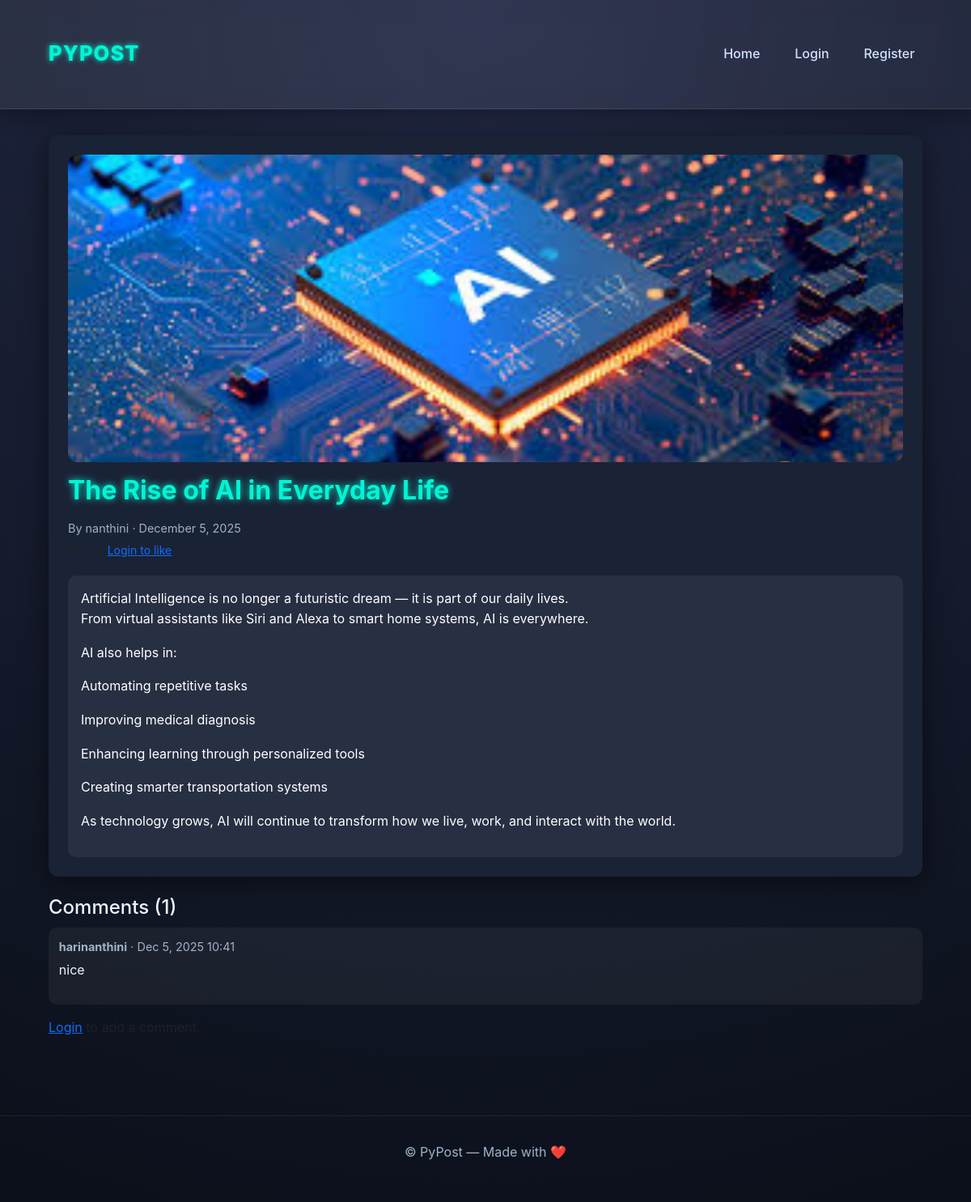
Page /posts/the-rise-of-ai-in-everyday-life/ on the committed database.
### blog/models.py (models this page shows, shortened)
class Post(models.Model):
    author = models.ForeignKey(User, on_delete=models.CASCADE)
    title = models.CharField(max_length=200)
    slug = models.SlugField(unique=True, blank=True)
    body = models.TextField()
    image = models.ImageField(upload_to='uploads/', blank=True, null=True)
    created_at = models.DateTimeField(auto_now_add=True)
    updated_at = models.DateTimeField(auto_now=True)
    published = models.BooleanField(default=True)
    likes = models.ManyToManyField(User, related_name="liked_posts", blank=True)
    def total_likes(self):
        return self.likes.count()

class Comment(models.Model):
    post = models.ForeignKey(Post, on_delete=models.CASCADE, related_name="comments")
    user = models.ForeignKey(settings.AUTH_USER_MODEL, on_delete=models.CASCADE)
    text = models.TextField(max_length=1000)
    created_at = models.DateTimeField(auto_now_add=True)
    edited = models.BooleanField(default=False)
    class Meta:
        ordering = ["-created_at"]

### blog/views.py (the view, shortened to what this page needs)
# urls.py: path("posts/<slug:slug>/", views.post_detail, name="post_detail"),
def post_detail(request, slug):
    post = get_object_or_404(Post, slug=slug, published=True)
    comment_form = CommentForm()
    return render(
        request,
        "blog/post_detail.html",
        {"post": post, "comment_form": comment_form},
    )

### templates/blog/post_detail.html (shortened to what this page needs)
{% extends "base.html" %}
{% block content %}
<div class="post">
  {% if post.image %}
    <img src="{{ post.image.url }}" alt="{{ post.title }}"
         style="width:100%;max-height:380px;object-fit:cover;border-radius:12px;">
  {% endif %}
  <h1 class="mt-3 page-title">{{ post.title }}</h1>
  <p class="meta">
    By {{ post.author.username }} · {{ post.created_at|date:"F j, Y" }}
  </p>
  <div class="d-flex align-items-center mb-3 gap-2">
    {% if user.is_authenticated %}
      <form method="post"
            action="{% url 'blog:post_like' post.slug %}"
            class="inline-like d-inline">
        {% csrf_token %}
        <button class="btn like-btn">
          ❤ <span class="like-count">{{ post.total_likes }}</span>
        </button>
      </form>
    {% else %}
      <span class="text-muted small">
        ❤ <span>{{ post.total_likes }}</span> — <a href="{% url 'login' %}">Login to like</a>
      </span>
    {% endif %}
  </div>
  <div class="post-body">
    {{ post.body|linebreaks }}
  </div>
</div>
<section class="comments mt-4">
  <h4>Comments ({{ post.comments.count }})</h4>
  {% for c in post.comments.all %}
    <div class="comment">
      <div class="small meta">
        <strong>{{ c.user.username }}</strong> · {{ c.created_at|date:"M j, Y H:i" }}
      </div>
      <p class="mb-0">{{ c.text|linebreaks }}</p>
    </div>
  {% empty %}
    <p class="text-muted">No comments yet.</p>
  {% endfor %}
  {% if user.is_authenticated %}
    <form method="post" class="mt-3">
      {% csrf_token %}
      {{ comment_form.as_p }}
      <button class="btn">Add comment</button>
    </form>
  {% else %}
    <p class="text-muted mt-3">
      <a href="{% url 'login' %}">Login</a> to add a comment.
    </p>
  {% endif %}
</section>
{% endblock %}

### templates/base.html (shortened to what this page needs)
{% load static %}
<!doctype html>
<html lang="en">
<head>
  <link href="https://cdn.jsdelivr.net/npm/bootstrap@5.3.2/dist/css/bootstrap.min.css" rel="stylesheet">
  <link rel="stylesheet" href="https://cdnjs.cloudflare.com/ajax/libs/font-awesome/6.6.0/css/all.min.css">
  <link rel="stylesheet" href="{% static 'css/style.css' %}">
</head>
<body>
<header class="site-header">
  <div class="container header-inner">
    <a class="brand" href="{% url 'blog:post_list' %}">
      PYPOST
    </a>
    <nav>
      <a href="{% url 'blog:post_list' %}">Home</a>
      {% if user.is_authenticated %}
        <a href="{% url 'blog:post_create' %}">Create</a>
      <div class="dropdown d-inline">
  <a class="dropdown-toggle" style="cursor:pointer;" data-bs-toggle="dropdown">
    <i class="fa-solid fa-user"></i> {{ user.username }}
  </a>
  <ul class="dropdown-menu dropdown-menu-end">
    <li><a class="dropdown-item" href="{% url 'blog:profile' %}">Profile</a></li>
    <li><a class="dropdown-item" href="{% url 'blog:settings' %}">Settings</a></li>
    <form method="post" action="{% url 'logout' %}">
    {% csrf_token %}
    <button class="dropdown-item" type="submit">Logout</button>
</form>
  </ul>
</div>
      {% else %}
        <a href="{% url 'login' %}">Login</a>
        <a href="{% url 'blog:register' %}">Register</a>
      {% endif %}
    </nav>
  </div>
</header>
<main class="container">
  {% block content %}{% endblock %}
</main>
<footer class="site-footer">
  <p>© {{ now|date:"Y" }} PyPost — Made with ❤️</p>
</footer>
</body>
</html>

### static/css/style.css (style rules this page uses)
:root { --bg:#0b0f19; --bg-secondary:#1a2236; --card:#162032; --accent:#8b5cf6; --accent-2:#ff5f86; --highlight:#00f5d4; --muted:#9fb3c8; --glass: rgba(255,255,255,0.05); --padding:1rem; }
* { box-sizing:border-box; font-family:Inter, system-ui, -apple-system, 'Segoe UI', Roboto, Arial; transition:all .25s ease; }
body { margin:0; background: radial-gradient(circle at top, #232a47, var(--bg)), linear-gradient(180deg,#162032,#0e1525); color:#eaf3ff; min-height:100vh; line-height:1.6; }
.site-header { backdrop-filter:blur(12px); background:linear-gradient(90deg, rgba(255,255,255,0.08), rgba(255,255,255,0.05)); border-bottom:1px solid rgba(255,255,255,0.1); padding:.9rem 0; position:sticky; top:0; z-index:100; box-shadow:0 4px 25px rgba(0,0,0,0.4); }
.header-inner { display:flex; align-items:center; justify-content:space-between; }
.brand { font-weight:800; color:var(--highlight); font-size:1.6rem; text-decoration:none; letter-spacing:1px; text-shadow:0 0 6px var(--highlight); }
nav a { color:#d2e3ff; margin-left:1.2rem; text-decoration:none; font-weight:500; padding:.4rem .6rem; border-radius:6px; }
.page-title { font-size:2rem; font-weight:700; margin-bottom:1rem; color:var(--highlight); text-shadow:0 0 8px var(--highlight); }
.container { width:90%; max-width:1100px; margin:0 auto; padding:2rem 0; }
.meta { color:var(--muted);font-size:.9rem;margin-bottom:.3rem; }
.post { background:var(--bg-secondary); padding:1.5rem; border-radius:12px; box-shadow:0 6px 34px rgba(0,0,0,0.5); }
.post-body { margin-top:1.2rem; background:rgba(255,255,255,0.06); padding:1rem; border-radius:10px; color:#ffffff; }
.post-body p, .post-body h1, .post-body h2, .post-body h3, .post-body h4, .post-body h5, .post-body h6, .post-body li { color:#ffffff !important; }
.comments .comment { background:rgba(255,255,255,0.05); padding:.8rem; margin:.6rem 0; border-radius:10px; }
.site-footer { padding:2rem 0; text-align:center; color:var(--muted); border-top:1px solid rgba(255,255,255,0.07); margin-top:3rem; }

### rows in the picture
Post: image (picture), title "The Rise of AI in Everyday Life", author.username "nanthini", created_at "December 5, 2025", body "Artificial Intelligence is no longer a futuristic dream — it is part of our daily lives. From virtual assistants like Siri and Alexa to smart home systems, AI is everywhere. AI also helps in: Automating repetitive tasks Improving medical diagnosis Enhancing learning through personalized tools Creating smarter transportation systems As technology grows, AI will continue to transform how we live, work, and interact with the world.", comments.count "1"
Comment: user.username "harinanthini", created_at "Dec 5, 2025 10:41", text "nice"
